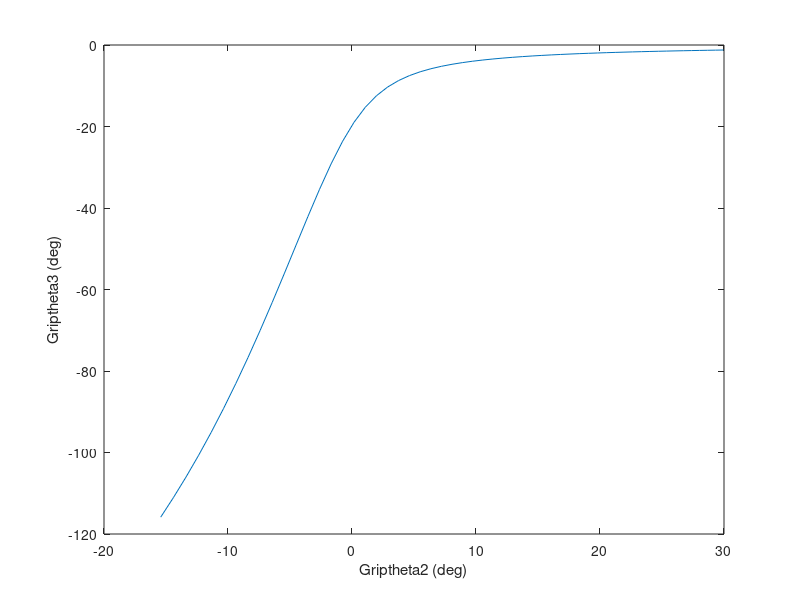
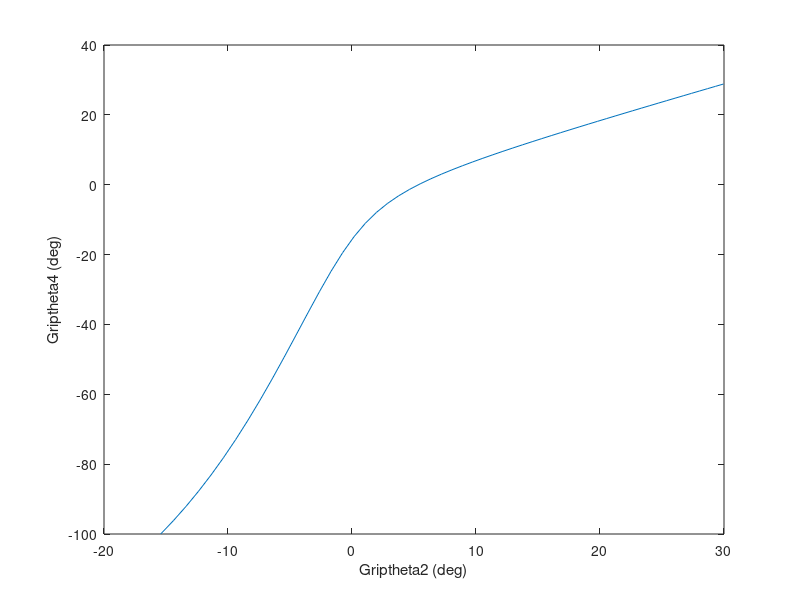
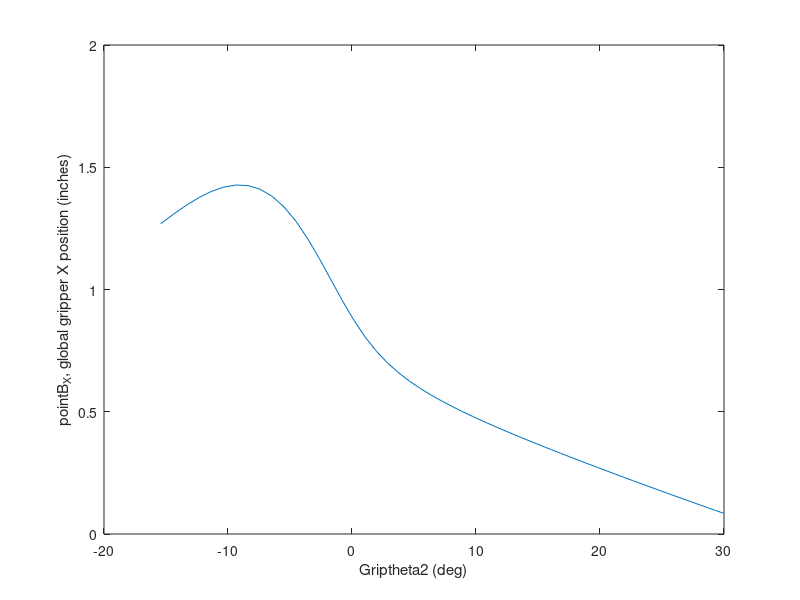
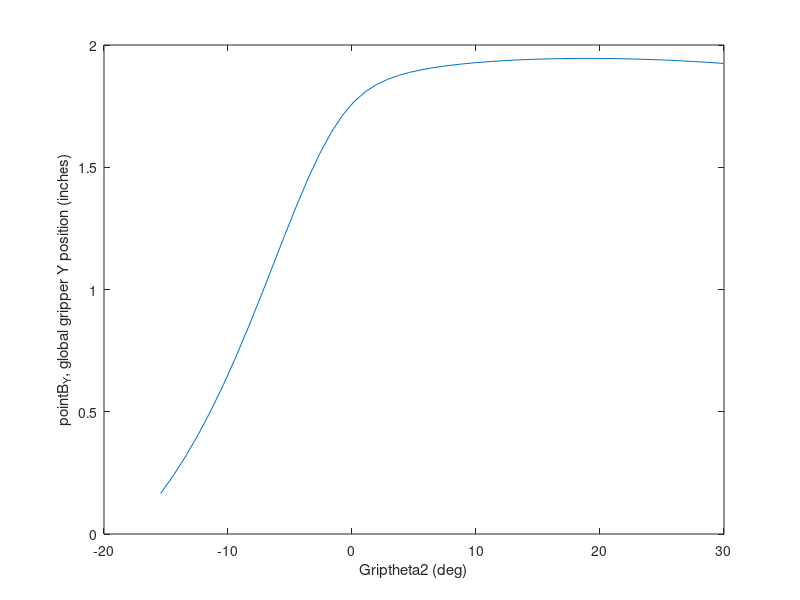

The MATLAB source for these figures, in order:
a=4.38; %inches, L2
b=7.74662; % L3
c=2.36828; % L4
d=11.6578; %L1
l2=a;
l3=b;
l4=c;
l1=d;
%theta2=0*pi/180:pi/180:360*pi/180;
theta2global=-56.5663*pi/180:pi/180:-1.2355*pi/180; % range of theta2 values (need to use offset angle)
delta=-51.12802555*pi/180:.76*pi/180:-9.308388803*pi/180; % increments ensure # of delta values matches # of theta2 values. angle offset O2(grounded top green) and O4(moving bevel gear)
i=1:1:56;
theta2(i)=theta2global(i)-delta(i);
omega2=1;
Gripomega2=1;
alpha2=0;
k1=d/a;
k2=d/c;
k3=(a^2-b^2+c^2+d^2)/(2*a*c);
A=cos(theta2)-k1-(k2*cos(theta2))+k3;
B=-2*sin(theta2);
C=k1-((k2+1)*cos(theta2))+k3;
theta4=2*atan2(-B+sqrt(B.^2-(4*A.*C)),2*A); %for crossed circuit
%theta4=2*atan2(-B-sqrt(B.^2-(4*A.*C)),2*A); %for open circuit
k4=l1/l3;
k5=(l4^2-l1^2-l2^2-l3^2)/(2*l2*l3);
D=cos(theta2)-k1+(k4*cos(theta2))+k5;
E=-2*sin(theta2);
F=k1+((k4-1)*cos(theta2))+k5;
theta3=2*atan2(-E+sqrt(E.^2-(4*D.*F)),2*D); % for crossed circuit
%theta3=2*atan2(-E-sqrt(E.^2-(4*D.*F)),2*D); % for open circuit
pointB_X=cos(theta2)+cos(theta3);
pointB_Y=sin(theta2)+sin(theta3);

pointO4_Xglobal=d*cos(-delta);
pointO4_Yglobal=d*sin(-delta);
%global XY frame (shift by delta(i))
pointB_Xglobal=cos(theta2+(delta))+cos(theta3+(delta));
pointB_Yglobal=sin(theta2+(delta))+sin(theta3+(delta));

%bevel angle(global) calculation
theta4global=atan2(pointB_Yglobal-pointO4_Yglobal,pointB_Xglobal-pointO4_Xglobal);



%Input gripper left gear angular position given bevel angular position
Griptheta2=theta4global+(150.3709*(pi/180));
%put in all gripper motion stuff into this file so it has the input theta2
%motion of green bar giving the gripper opening width and global X and
%global Y position of the gripper relative to the initial green bar coord
%system (this gives global height and X location of gripper for pickup of
%item, plot gripper stuff vs initial green bar theta2global

%START of GripperLeft1 stuff

Gripa=2; %inches, L2
Gripb=1.59769; % L3
Gripc=2; % L4
Gripd=1.57801; %L1
Gripl2=Gripa;
Gripl3=Gripb;
Gripl4=Gripc;
Gripl1=Gripd;
geardistance=1.74; %distance between gears left and right
fingerwidth=.5; % width of each gripper's finger from top view
%theta2=0*pi/180:pi/180:360*pi/180;
%theta2=16.89*pi/180:pi/180:54.8514*pi/180; %  range of theta2 values (need to use offset angle)
Gripomega2=1;
Gripalpha2=0;
Gripk1=Gripd/Gripa;
Gripk2=Gripd/Gripc;
Gripk3=(Gripa^2-Gripb^2+Gripc^2+Gripd^2)/(2*Gripa*Gripc);
GripA=cos(Griptheta2)-Gripk1-(Gripk2*cos(Griptheta2))+Gripk3;
GripB=-2*sin(Griptheta2);
GripC=Gripk1-((Gripk2+1)*cos(Griptheta2))+Gripk3;
%theta4=2*atan2(-B+sqrt(B.^2-(4*A.*C)),2*A); %for crossed circuit
Griptheta4=2*atan2(-GripB-sqrt(GripB.^2-(4*GripA.*GripC)),2*GripA); %for open circuit
Gripk4=Gripl1/Gripl3;
Gripk5=(Gripl4^2-Gripl1^2-Gripl2^2-Gripl3^2)/(2*Gripl2*Gripl3);
GripD=cos(Griptheta2)-Gripk1+(Gripk4*cos(Griptheta2))+Gripk5;
GripE=-2*sin(Griptheta2);
GripF=Gripk1+((Gripk4-1)*cos(Griptheta2))+Gripk5;
%theta3=2*atan2(-E+sqrt(E.^2-(4*D.*F)),2*D); % for crossed circuit
Griptheta3=2*atan2(-GripE-sqrt(GripE.^2-(4*GripD.*GripF)),2*GripD); % for open circuit
GrippointB_X=cos(Griptheta2)+cos(Griptheta3);
GrippointB_Y=sin(Griptheta2)+sin(Griptheta3);
%global XY frame (73.11 degree shift)
GrippointB_Xglobal=cos(Griptheta2+(73.11*pi/180))+cos(Griptheta3+(73.11*pi/180));
GrippointB_Yglobal=sin(Griptheta2+(73.11*pi/180))+sin(Griptheta3+(73.11*pi/180));
gripperopeningwidth=geardistance-(2.*GrippointB_Xglobal)-fingerwidth;

Griptheta2=Griptheta2*180/pi;
Griptheta3=Griptheta3*180/pi;
Griptheta4=Griptheta4*180/pi;
theta2global=theta2global*180/pi;
figure(1)
plot(Griptheta2,Griptheta3)
xlabel('Griptheta2 (deg)')
ylabel('Griptheta3 (deg)')
figure(2)
plot(Griptheta2,Griptheta4)
xlabel('Griptheta2 (deg)')
ylabel('Griptheta4 (deg)')
% figure(3)
% plot(theta2,pointB_X)
% xlabel('theta2 (deg)')
% ylabel('pointB_X, gripper X position (inches)')
% figure(4)
% plot(theta2,pointB_Y)
% xlabel('theta2 (deg)')
% ylabel('pointB_Y, gripper Y position (inches)')
figure(5)
plot(Griptheta2,GrippointB_Xglobal)
xlabel('Griptheta2 (deg)')
ylabel('pointB_X, global gripper X position (inches)')
figure(6)
plot(Griptheta2,GrippointB_Yglobal)
xlabel('Griptheta2 (deg)')
ylabel('pointB_Y, global gripper Y position (inches)')
figure(7)
plot(Griptheta2,gripperopeningwidth)
xlabel('Griptheta2 (deg)')
ylabel('gripper opening width (inches)')
%STARTing plots of Grip stuff vs. theta2global of B4Bar
figure(8)
plot(theta2global,Griptheta2)
xlabel('theta2global (deg)')
ylabel('Griptheta2 (deg)')
figure(9)
plot(theta2global,Griptheta3)
xlabel('theta2global (deg)')
ylabel('Griptheta3 (deg)')
figure(10)
plot(theta2global,Griptheta4)
xlabel('theta2global (deg)')
ylabel('Griptheta4 (deg)')
figure(11)
plot(theta2global,GrippointB_Xglobal)
xlabel('theta2global (deg)')
ylabel('pointB_X, global gripper X position (inches)')
figure(12)
plot(theta2global,GrippointB_Yglobal)
xlabel('theta2global (deg)')
ylabel('pointB_Y, global gripper Y position (inches)')
figure(13)
plot(theta2global,gripperopeningwidth)
xlabel('theta2global (deg)')
ylabel('gripper opening width (inches)')
%ENDing plots of Grip stuff vs. theta2global of B4Bar

Griptheta2=Griptheta2*pi/180;
Griptheta3=Griptheta3*pi/180;
Griptheta4=Griptheta4*pi/180;
theta2global=theta2global*pi/180;

% Velocity analysis
omega3=(a.*omega2./b).*(sin(Griptheta4-Griptheta2))./(sin(Griptheta3-Griptheta4));
omega4=(a.*omega2./c).*(sin(Griptheta2-Griptheta3))./(sin(Griptheta4-Griptheta3));
Gripomega3=(Gripa.*Gripomega2./Gripb).*(sin(Griptheta4-Griptheta2))./(sin(Griptheta3-Griptheta4));
Gripomega4=(Gripa.*Gripomega2./Gripc).*(sin(Griptheta2-Griptheta3))./(sin(Griptheta4-Griptheta3));

%Velocity plots
 theta2=theta2*180/pi;
 Griptheta2=theta2*180/pi;
 
 figure(14)
 plot(theta2,omega3)
 xlabel('theta2 (deg)')
 ylabel('omega3 (rad/s)')
 figure(15)
 plot(theta2,omega4)
 xlabel('theta2 (deg)')
 ylabel('omega4 (rad/s)')
 
 figure(16)
 plot(Griptheta2,Gripomega3)
 xlabel('Griptheta2 (deg)')
 ylabel('Gripomega3 (rad/s)')
 figure(17)
 plot(Griptheta2,Gripomega4)
 xlabel('Griptheta2 (deg)')
 ylabel('Gripomega4 (rad/s)')
 
 Griptheta2=Griptheta2*pi/180;
 theta2=theta2*pi/180;

% Acceleration analysis
accA=c*sin(theta4);
accB=b*sin(theta3);
accD=c*cos(theta4);
accE=b*cos(theta3);
accC=a.*alpha2.*sin(theta2)+a.*omega2.^2.*cos(theta2)+b.*omega3.^2.*cos(theta3)-c.*omega4.^2.*cos(theta4);
accF=a.*alpha2.*cos(theta2)-a.*omega2.^2.*sin(theta2)-b.*omega3.^2.*sin(theta3)+c.*omega4.^2.*sin(theta4);
alpha3=(accC.*accD-accA.*accF)./(accA.*accE-accB.*accD);
alpha4=(accC.*accE-accB.*accF)./(accA.*accE-accB.*accD);

GripaccA=Gripc*sin(Griptheta4);
GripaccB=Gripb*sin(Griptheta3);
GripaccD=Gripc*cos(Griptheta4);
GripaccE=Gripb*cos(Griptheta3);
GripaccC=Gripa.*Gripalpha2.*sin(Griptheta2)+Gripa.*Gripomega2.^2.*cos(Griptheta2)+Gripb.*Gripomega3.^2.*cos(Griptheta3)-Gripc.*Gripomega4.^2.*cos(Griptheta4);
GripaccF=Gripa.*Gripalpha2.*cos(Griptheta2)-Gripa.*Gripomega2.^2.*sin(Griptheta2)-Gripb.*Gripomega3.^2.*sin(Griptheta3)+Gripc.*Gripomega4.^2.*sin(Griptheta4);
Gripalpha3=(GripaccC.*GripaccD-GripaccA.*GripaccF)./(GripaccA.*GripaccE-GripaccB.*GripaccD);
Gripalpha4=(GripaccC.*GripaccE-GripaccB.*GripaccF)./(GripaccA.*GripaccE-GripaccB.*GripaccD);

% Acceleration plots
 theta2=theta2*180/pi;
 Griptheta2=Griptheta2*180/pi;
 
 figure(18)
 plot(theta2,alpha3)
 xlabel('theta2 (deg)')
 ylabel('alpha3 (rad/s^2)')
 figure(19)
 plot(theta2,alpha4)
 xlabel('theta2 (deg)')
 ylabel('alpha4 (rad/s^2)')
 
 figure(20)
 plot(Griptheta2,Gripalpha3)
 xlabel('Griptheta2 (deg)')
 ylabel('Gripalpha3 (rad/s^2)')
 figure(21)
 plot(Griptheta2,Gripalpha4)
 xlabel('Griptheta2 (deg)')
 ylabel('Gripalpha4 (rad/s^2)')
 
 Griptheta2=Griptheta2*pi/180;
 theta2=theta2*pi/180;

 %STARTing B4Bar theta2global plots for velocity and acceleration of B4Bar stuff
 theta2global=theta2global*180/pi;
 figure(22)
 plot(theta2global,omega3)
 xlabel('theta2global (deg)')
 ylabel('omega3 (rad/s)')
 figure(23)
 plot(theta2global,omega4)
 xlabel('theta2global (deg)')
 ylabel('omega4 (rad/s)')
 
 figure(24)
 plot(theta2global,alpha3)
 xlabel('theta2global (deg)')
 ylabel('alpha3 (rad/s^2)')
 figure(25)
 plot(theta2global,alpha4)
 xlabel('theta2global (deg)')
 ylabel('alpha4 (rad/s^2)')
 theta2global=theta2global*pi/180;
 
 %ENDing B4Bar theta2global plots for velocity and acceleration of B4Bar stuff

 %Go to "B4BarVelAcctoVelAccGripperLeft1.m" for relating stuff from
 %original B4Bar velocity and acc to Gripper vel and acc stuff
 
%END of GripperLeft1 stuff

% Griptheta2=Griptheta2*180/pi;
% Griptheta2global=Griptheta2global*180/pi;
% Griptheta3=Griptheta3*180/pi;
% Griptheta4=Griptheta4*180/pi;
% Griptheta4global=Griptheta4global*180/pi
% Griptheta2=Griptheta2*180/pi;
% figure(1)
% plot(Griptheta2,Griptheta3)
% xlabel('Griptheta2 (deg)')
% ylabel('Griptheta3 (deg)')
% figure(2)
% plot(Griptheta2,Griptheta4)
% xlabel('Griptheta2 (deg)')
% ylabel('Griptheta4 (deg)')
% % figure(3)
% % plot(theta2,pointB_X)
% % xlabel('theta2 (deg)')
% % ylabel('pointB_X, gripper X position (inches)')
% % figure(4)
% % plot(theta2,pointB_Y)
% % xlabel('theta2 (deg)')
% % ylabel('pointB_Y, gripper Y position (inches)')
% figure(5)
% plot(Griptheta2,pointB_Xglobal)
% xlabel('Griptheta2 (deg)')
% ylabel('pointB_Xglobal (inches)')
% figure(6)
% plot(Griptheta2,pointB_Yglobal)
% xlabel('Griptheta2 (deg)')
% ylabel('pointB_Yglobal (inches)')
% figure(7)
% plot(Griptheta2,Griptheta4global)
% xlabel('Griptheta2 (deg)')
% ylabel('Griptheta4global (deg)')
% 
% figure(8)
% plot(Griptheta2global,Griptheta4global)
% xlabel('Griptheta2global (deg)')
% ylabel('Griptheta4global (deg)')
% 
% % figure(7)
% % plot(theta2,gripperopeningwidth)
% % xlabel('theta2 (deg)')
% % ylabel('gripper opening width (inches)')
% figure(9)
% plot(Griptheta2global,Griptheta2)
% xlabel('Griptheta2global (deg)')
% ylabel('Griptheta2 (deg)')
% 
% Griptheta2=Griptheta2*pi/180;
% Griptheta2global=Griptheta2global*pi/180;
% Griptheta3=Griptheta3*pi/180;
% Griptheta4=Griptheta4*pi/180;
% Griptheta4global=Griptheta4global*pi/180;
% Griptheta2=Griptheta2*pi/180;
% 
% % Velocity analysis,  did for GriperLeft1
% % omega3=(a.*omega2./b).*(sin(theta4-theta2))./(sin(theta3-theta4));
% % omega4=(a.*omega2./c).*(sin(theta2-theta3))./(sin(theta4-theta3));
% 
% %Velocity plots
% % theta2=theta2*180/pi;
% % figure(5)
% % plot(theta2,omega3)
% % xlabel('theta2 (deg)')
% % ylabel('omega3 (rad/s)')
% % figure(6)
% % plot(theta2,omega4)
% % xlabel('theta2 (deg)')
% % ylabel('omega4 (rad/s)')
% % theta2=theta2*pi/180;
% 
% % Acceleration analysis
% % accA=c*sin(theta4);
% % accB=b*sin(theta3);
% % accD=c*cos(theta4);
% % accE=b*cos(theta3);
% % accC=a.*alpha2.*sin(theta2)+a.*omega2.^2.*cos(theta2)+b.*omega3.^2.*cos(theta3)-c.*omega4.^2.*cos(theta4);
% % accF=a.*alpha2.*cos(theta2)-a.*omega2.^2.*sin(theta2)-b.*omega3.^2.*sin(theta3)+c.*omega4.^2.*sin(theta4);
% % alpha3=(accC.*accD-accA.*accF)./(accA.*accE-accB.*accD);
% % alpha4=(accC.*accE-accB.*accF)./(accA.*accE-accB.*accD);
% 
% % Acceleration plots
% % theta2=theta2*180/pi;
% % figure(7)
% % plot(theta2,alpha3)
% % xlabel('theta2 (deg)')
% % ylabel('alpha3 (rad/s^2)')
% % figure(8)
% % plot(theta2,alpha4)
% % xlabel('theta2 (deg)')
% % ylabel('alpha4 (rad/s^2)')
% % theta2=theta2*pi/180;
